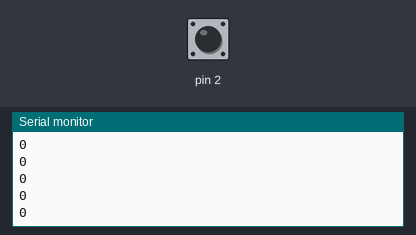
The sketch below on a simulated Arduino Uno, built with avr-gcc and run on an emulated ATmega328P. Shown: the last lines printed to the serial monitor. The test bench sets the inputs (shaded band); at power-on: pin 2 HIGH.

Above: at 1.2 s.
1.3 s: pin 2 pulled LOW for 0.15 s
At 1.31 s:
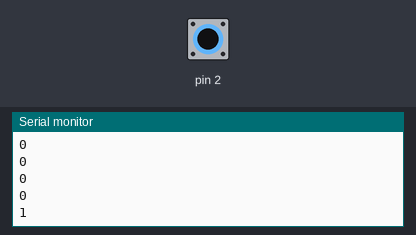
2.9 s: pin 2 pulled LOW for 1 s
At 2.91 s:
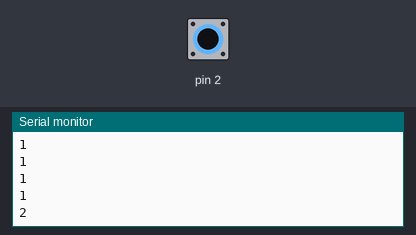
5.4 s: pin 2 pulled LOW for 0.15 s
At 5.41 s:
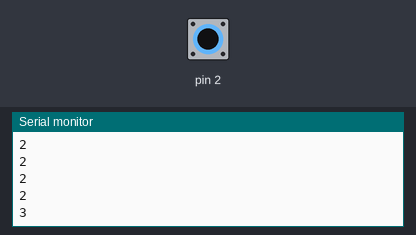
Timing chart, 0 to 8.4 s (numbered marks = the images above; inputs shaded):
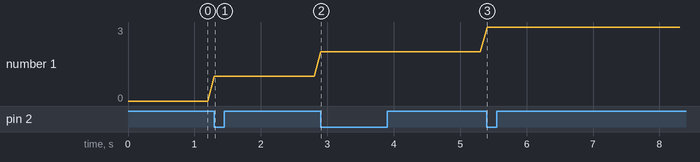

The sketch:

interrupt.ino
```cpp
// interrupt — tests assert: D2 (PD2, INT0) is INPUT_PULLUP and every falling edge increments a
// counter; UART0 at 115200 baud prints the count as a decimal line every 100 ms, so 5 falling
// edges give a printed count of 5.
volatile unsigned int count = 0;

void onFall() {
  count++;
}

void setup() {
  Serial.begin(115200);
  pinMode(2, INPUT_PULLUP);
  attachInterrupt(digitalPinToInterrupt(2), onFall, FALLING);
}

void loop() {
  noInterrupts();
  unsigned int n = count;
  interrupts();
  Serial.println(n);
  delay(100);
}
```

Measured:
- after the input at 1.3 s, the serial monitor: prints a new line at once (image 1)
- after the input at 2.9 s, the serial monitor: prints a new line at once (image 2)
- after the input at 5.4 s, the serial monitor: prints a new line at once (image 3)
- plotted number 1: 0 → 1 after the input at 1.3 s, 1 → 2 after the input at 2.9 s, 2 → 3 after the input at 5.4 s
